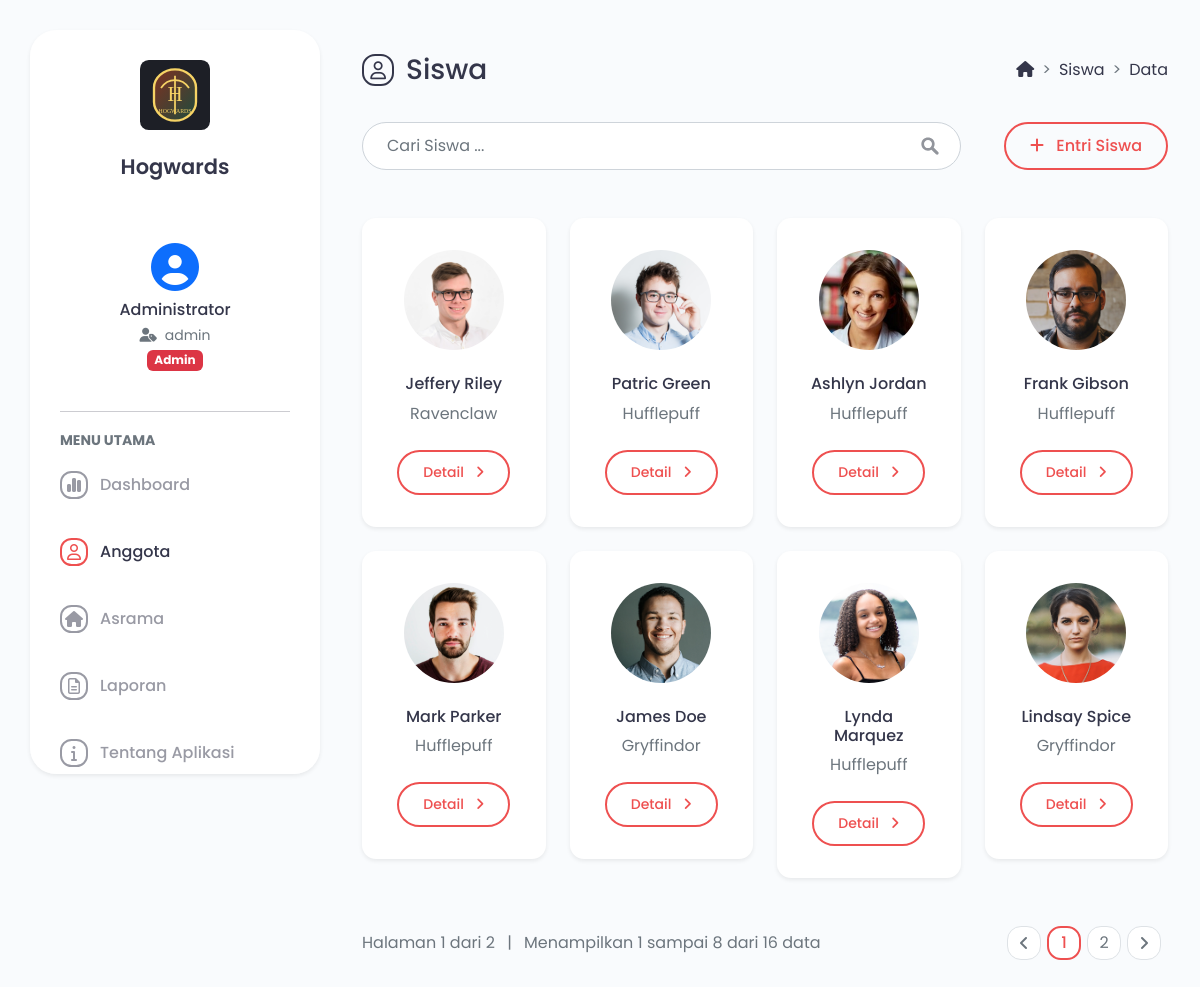
/main.php?module=siswa (signed in), run on the app's committed database.
### tables this page shows
CREATE TABLE `tbl_siswa` (
  `id_siswa` varchar(8) NOT NULL,
  `tanggal_daftar` date NOT NULL,
  `asrama` int NOT NULL,
  `nama_lengkap` varchar(50) NOT NULL,
  `jenis_kelamin` enum('Laki-laki','Perempuan') NOT NULL,
  `alamat` varchar(255) NOT NULL,
  `email` varchar(50) NOT NULL,
  `whatsapp` varchar(13) NOT NULL,
  `foto_profil` varchar(100) NOT NULL
);

CREATE TABLE `tbl_asrama` (
  `id_asrama` int NOT NULL,
  `nama_asrama` varchar(100) NOT NULL,
  `deskripsi` text NOT NULL
);

### helper/auth_helper.php (called while the page is built, shortened)
<?php
function is_login() {
    if (isset($_SESSION['login']) && $_SESSION['login'] === true) {
        return true;
    }
    return false;
}
function get_user_data() {
    if (is_login()) {
        return [
            'id_user' => $_SESSION['id_user'],
            'username' => $_SESSION['username'],
            'nama_lengkap' => $_SESSION['nama_lengkap'],
            'email' => $_SESSION['email'],
            'level' => $_SESSION['level']
        ];
    }
    return null;
}
?>

### modules/siswa/tampil_data.php (the view, shortened to what this page needs)
<div class="d-flex flex-column flex-lg-row mb-4">
    <div class="flex-grow-1 d-flex align-items-center">
        <i class="fa-regular fa-user icon-title"></i>
        <h3>Siswa</h3>
    </div>
    <div class="ms-5 ms-lg-0 pt-lg-2">
        <nav style="--bs-breadcrumb-divider: '>';" aria-label="breadcrumb">
            <ol class="breadcrumb">
                <li class="breadcrumb-item"><a href="?module=dashboard" class="text-dark text-decoration-none"><i class="fa-solid fa-house"></i></a></li>
                <li class="breadcrumb-item"><a href="?module=siswa" class="text-dark text-decoration-none">Siswa</a></li>
                <li class="breadcrumb-item" aria-current="page">Data</li>
            </ol>
        </nav>
    </div>
</div>
<div class="mb-5">
    <div class="row flex-lg-row-reverse align-items-center">
        <div class="col-lg-5 col-xl-3">
            <a href="?module=form_entri_siswa" class="btn btn-outline-brand float-lg-end px-4 mb-4 mb-lg-0">
                <i class="fa-solid fa-plus me-2"></i> Entri Siswa
            </a>
        </div>
        <div class="col-lg-7 col-xl-9">
            <form action="?module=tampil_pencarian_siswa" method="post" class="form-search needs-validation" novalidate>
                <input type="text" name="kata_kunci" class="form-control rounded-pill" placeholder="Cari Siswa ..." autocomplete="off" required>
            </form>
        </div>
    </div>
</div>
<div class="row">
    <?php
    $paginasi_halaman = (isset($_GET['paginasi'])) ? (int) $_GET['paginasi'] : 1;
    $batas = 8;
    $batas_awal = ($paginasi_halaman - 1) * $batas;
    $query = mysqli_query($mysqli, "SELECT a.id_siswa, a.asrama, a.nama_lengkap, a.foto_profil, b.nama_asrama
                                    FROM tbl_siswa as a INNER JOIN tbl_asrama as b ON a.asrama=b.id_asrama
                                    ORDER BY a.id_siswa DESC LIMIT $batas_awal, $batas")
                                    or die('Ada kesalahan pada query tampil data : ' . mysqli_error($mysqli));
    $rows = mysqli_num_rows($query);
    if ($rows <> 0) {
        while ($data = mysqli_fetch_assoc($query)) { ?>
            <div class="col-lg-6 col-xl-3">
                <div class="bg-white rounded-4 shadow-sm text-center p-4 p-lg-4-2 mb-4">
                    <div class="foto-profil mb-4">
                        <img src="images/<?php echo $data['foto_profil']; ?>" alt="Foto Profil" class="img-fluid rounded-circle">
                    </div>
                    <h6><?php echo $data['nama_lengkap']; ?></h6>
                    <p class="text-muted mb-4"><?php echo $data['nama_asrama']; ?></p>
                    <a href="?module=tampil_detail_siswa&id=<?php echo $data['id_siswa']; ?>" class="btn btn-outline-brand btn-sm px-4">
                        Detail <i class="fa-solid fa-angle-right ms-2"></i>
                    </a>
                </div>
            </div>
        <?php } ?>
        <div class="d-flex flex-column flex-xl-row align-items-center mt-4">
            <div class="flex-grow-1 text-center text-xl-start text-muted mb-3">
                <?php
                $query = mysqli_query($mysqli, "SELECT id_siswa FROM tbl_siswa")
                                                or die('Ada kesalahan pada query jumlah data : ' . mysqli_error($mysqli));
                $jumlah_data = mysqli_num_rows($query);
                $jumlah_paginasi_halaman = ceil($jumlah_data / $batas);
                if ($jumlah_data <> 0) {
                    echo "Halaman $paginasi_halaman dari $jumlah_paginasi_halaman";
                }
                ?>
                <span class="mx-2">|</span>
                <?php
                $data_awal = ($jumlah_paginasi_halaman <> 0) ? $batas_awal + 1 : $batas_awal;
                $query = mysqli_query($mysqli, "SELECT id_siswa FROM tbl_siswa LIMIT $data_awal, $batas")
                                                or die('Ada kesalahan pada query jumlah data per halaman : ' . mysqli_error($mysqli));
                $jumlah_data_per_paginasi_halaman = mysqli_num_rows($query);
                $data_akhir = ($jumlah_data_per_paginasi_halaman < $batas) ? $data_awal + $jumlah_data_per_paginasi_halaman : $batas_awal + $jumlah_data_per_paginasi_halaman;
                ?>
                Menampilkan <?php echo $data_awal; ?> sampai <?php echo $data_akhir; ?> dari <?php echo $jumlah_data; ?> data
            </div>
            <ul class="pagination justify-content-center">
                <?php
                if ($paginasi_halaman <= '1') { ?>
                    <li class="page-item pagination-pill disabled">
                        <a class="page-link" aria-label="Previous">
                            <i class="fa-solid fa-angle-left"></i>
                        </a>
                    </li>
                <?php } ?>
                <?php
                $jumlah_button = 3;
                $nomor_awal = ($paginasi_halaman > $jumlah_button) ? $paginasi_halaman - $jumlah_button : 1;
                $nomor_akhir = ($paginasi_halaman < ($jumlah_paginasi_halaman - $jumlah_button)) ? $paginasi_halaman + $jumlah_button : $jumlah_paginasi_halaman;
                for ($x = $nomor_awal; $x <= $nomor_akhir; $x++) {
                    $link_active = ($paginasi_halaman == $x) ? 'active' : '';
                ?>
                    <li class="page-item pagination-pill <?php echo $link_active; ?>">
                        <a class="page-link" href="?module=siswa&paginasi=<?php echo $x; ?>"><?php echo $x; ?></a>
                    </li>
                <?php } ?>
                <?php
                if ($paginasi_halaman >= $jumlah_paginasi_halaman) { ?>
                    <li class="page-item pagination-pill disabled">
                        <a class="page-link" aria-label="Next">
                            <i class="fa-solid fa-angle-right"></i>
                        </a>
                    </li>
                <?php
                }
                else { ?>
                    <li class="page-item pagination-pill">
                        <a class="page-link" href="?module=siswa&paginasi=<?php echo $paginasi_halaman + 1; ?>" aria-label="Next">
                            <i class="fa-solid fa-angle-right"></i>
                        </a>
                    </li>
                <?php } ?>
            </ul>
        </div>
    <?php
    }
    else { ?>
        <div>Tidak ada data yang tersedia.</div>
    <?php } ?>
</div>

### main.php (shortened to what this page needs)
<?php
require_once "helper/auth_helper.php";
?><!-- Aplikasi Pengelolaan Data Siswa Hogwarts
<!DOCTYPE html>
<html lang="en">
<head>
    <link href="https://cdn.jsdelivr.net/npm/bootstrap@5.2.3/dist/css/bootstrap.min.css" rel="stylesheet">
    <link rel="stylesheet" href="https://cdnjs.cloudflare.com/ajax/libs/font-awesome/6.2.1/css/all.min.css" />
    <link rel="stylesheet" href="https://cdn.jsdelivr.net/npm/flatpickr@4.6.9/dist/flatpickr.min.css">
    <link rel="stylesheet" href="assets/css/style.css">
</head>
<body>
    <section class="sidebar-menu d-none d-md-block shadow-sm">
        <div class="brand text-center mb-5">
            <img src="assets/img/hogwards-logo.svg" alt="Hogwards Logo">
            <h3 class="mt-4 mb-3"> Hogwards </h3>
        </div>
        <div class="menus">
            <?php include "sidebar_menu.php"; ?>
        </div>
    </section>
    <main class="content-wrapper d-block">
        <div class="container">
            <?php include "content.php"; ?>
        </div>
    </main>
</body>
</html>

### sidebar_menu.php (shortened to what this page needs)
<?php
require_once "helper/auth_helper.php";
$module = isset($_GET['module']) ? $_GET['module'] : 'dashboard';
if (is_login()) {
    $user_data = get_user_data();
?>
    <div class="user-info mb-4 p-3 text-center">
        <div class="user-avatar mb-2">
            <i class="fas fa-user-circle fa-3x text-primary"></i>
        </div>
        <div class="user-details">
            <h6 class="mb-1"><?php echo htmlspecialchars($user_data['nama_lengkap']); ?></h6>
            <small class="text-muted">
                <i class="fas fa-user-tag me-1"></i>
                <?php echo htmlspecialchars($user_data['username']); ?>
            </small><br>
            <small class="badge bg-<?php echo $user_data['level'] == 'admin' ? 'danger' : 'primary'; ?>">
                <?php echo ucfirst(htmlspecialchars($user_data['level'])); ?>
            </small>
        </div>
    </div>
    <hr class="my-3">
<?php
}
?>
<div class="menu-section mb-3">
    <small class="text-muted text-uppercase fw-bold">Menu Utama</small>
</div>
<?php
if ($module == 'dashboard') { ?>
	<div class="item active d-flex align-items-center">
		<i class="fa-solid fa-chart-simple"></i>
		<a href="?module=dashboard"> Dashboard </a>
	</div>
<?php
}
else { ?>
	<div class="item d-flex align-items-center">
		<i class="fa-solid fa-chart-simple"></i>
		<a href="?module=dashboard"> Dashboard </a>
	</div>
<?php
}
if ($module == 'siswa' || $module == 'tampil_detail_siswa' || $module == 'form_entri_siswa' || $module == 'form_ubah_siswa' || $module == 'tampil_pencarian_siswa') { ?>
	<div class="item active d-flex align-items-center">
		<i class="fa-regular fa-user"></i>
		<a href="?module=siswa"> Anggota </a>
	</div>
<?php
}
if ($module == 'asrama' || $module == 'tampil_detail_asrama' || $module == 'form_entri_asrama' || $module == 'form_ubah_asrama' || $module == 'tampil_pencarian_asrama') { ?>
	<div class="item active d-flex align-items-center">
		<i class="fa-solid fa-house"></i>
		<a href="?module=asrama"> Asrama </a>
	</div>
<?php
}
else { ?>
	<div class="item d-flex align-items-center">
		<i class="fa-solid fa-house"></i>
		<a href="?module=asrama"> Asrama </a>
	</div>
<?php
}
if ($module == 'laporan') { ?>
	<div class="item active d-flex align-items-center">
		<i class="fa-regular fa-file-lines"></i>
		<a href="?module=laporan"> Laporan </a>
	</div>
<?php
}
else { ?>
	<div class="item d-flex align-items-center">
		<i class="fa-regular fa-file-lines"></i>
		<a href="?module=laporan"> Laporan </a>
	</div>
<?php
}
if ($module == 'tentang') { ?>
	<div class="item active d-flex align-items-center">
		<i class="fa-solid fa-info"></i>
		<a href="?module=tentang"> Tentang Aplikasi </a>
	</div>
<?php
}
else { ?>
	<div class="item d-flex align-items-center">
		<i class="fa-solid fa-info"></i>
		<a href="?module=tentang"> Tentang Aplikasi </a>
	</div>
<?php
}
?>

### content.php (shortened to what this page needs)
<?php
require_once "config/database.php";
require_once "helper/auth_helper.php";
if ($module == 'form_login') {
    if (basename($_SERVER['SCRIPT_NAME']) === 'main.php') {
        header('location: login.php');
        exit();
    }
    if (is_login()) {
        header('location: main.php?module=dashboard');
        exit();
    }
    include "modules/auth/form_login.php";
}
elseif ($module == 'dashboard') {
    require_login();
    include "modules/dashboard/tampil_data.php";
}
elseif ($module == 'siswa') {
    include "modules/siswa/tampil_data.php";
}
elseif ($module == 'form_entri_siswa') {
    require_login();
    include "modules/siswa/form_entri.php";
}
elseif ($module == 'form_ubah_siswa') {
    require_login();
    include "modules/siswa/form_ubah.php";
}
elseif ($module == 'tampil_detail_siswa') {
    require_login();
    include "modules/siswa/tampil_detail.php";
}
elseif ($module == 'tampil_pencarian_siswa') {
    require_login();
    include "modules/siswa/tampil_pencarian.php";
}
elseif ($module == 'asrama') {
    require_login();
    include "modules/asrama/tampil_data.php";
}
elseif ($module == 'form_entri_asrama') {
    require_login();
    include "modules/asrama/form_entri.php";
}
elseif ($module == 'form_ubah_asrama') {
    require_login();
    include "modules/asrama/form_ubah.php";
}
elseif ($module == 'tampil_detail_asrama') {
    require_login();
    include "modules/asrama/tampil_detail.php";
}
elseif ($module == 'tampil_pencarian_asrama') {
    require_login();
    include "modules/asrama/tampil_pencarian.php";
}
elseif ($module == 'laporan') {
    require_login();
    include "modules/laporan/form_filter.php";
}
elseif ($module == 'tentang') {
    require_login();
    include "modules/tentang/tampil_data.php";
}
else {
    if (is_login()) {
        header('location: main.php?module=dashboard');
    } else {
        header('location: login.php');
    }
}

### assets/css/style.css (style rules this page uses)
body { font-family: poppins, sans-serif; background: #f9fbfd; color: #34364a; }
.sidebar-menu { margin-top: 30px; margin-left: 30px; padding: 30px; border-radius: 26px; background: #fff; width: 290px; height: 93vh; overflow: hidden; position: fixed; top: 0; left: 0; z-index: 9; overflow-y: auto; }
.sidebar-menu .brand img { width: 70px; height: 70px; }
.sidebar-menu .brand h3 { color: #34364a; font-weight: 600; font-size: 21px; margin-bottom: 0; }
.sidebar-menu .menus .item { margin-bottom: 36px; }
.sidebar-menu .menus .item { padding-top: 3px; }
.sidebar-menu .menus .item i { display: inline-flex; align-items: center; justify-content: center; color: #999aa4; border: 2px solid #999aa4; width: 16px; height: 16px; padding: 12px; border-radius: 41%; margin-right: 12px; }
.sidebar-menu .menus .item a { font-size: 16px; text-decoration: none; font-weight: 500; color: #999aa4; }
.sidebar-menu .menus .item.active i { color: #ee5050; border: 2px solid #ee5050; }
.sidebar-menu .menus .item.active a { color: #34364a; }
.content-wrapper { margin-left: 330px; margin-right: auto; position: relative; padding: 50px 20px; }
.btn-outline-brand { color: #ee5050; padding: 10px 40px; font-weight: 500; border: 2px solid #ee5050; border-radius: 100rem; }
.form-control { color: #34364a !important; }
.form-search input { border-color: #ced4da; padding: 0.7rem 1.5rem; padding-right: calc(2em + 1.2rem); background-image: url(../img/search-icon.svg); background-repeat: no-repeat; background-position: right calc(1em + 0.3rem) center; background-size: calc(0.75em + 0.375rem) calc(0.75em + 0.375rem); }
.foto-profil { display: inline-flex; align-items: center; justify-content: center; width: 100px; height: 100px; }
.icon-title { display: inline-flex; align-items: center; justify-content: center; color: #34364a; border: 2px solid #34364a; width: 18px; height: 18px; padding: 14px; font-size: 18px; border-radius: 41%; margin-right: 12px; margin-bottom: 8px; }
.pagination-pill .page-link { display: flex; border-radius: 41% !important; align-items: center; justify-content: center; width: 34px; height: 34px; padding: 0; }
.page-link { position: relative; display: block; color: #6c757d; text-decoration: none; background-color: #fff; border: 1px solid #dee2e6; transition: color 0.15s ease-in-out, background-color 0.15s ease-in-out, border-color 0.15s ease-in-out, box-shadow 0.15s ease-in-out; }
.page-item .page-link { margin: 0 7px; }
.page-item.active .page-link { z-index: 3; color: #ee5050; font-weight: 500; background-color: #fff; border: 2px solid #ee5050; }
.text-dark { color: #34364a !important; }
.rounded-4 { border-radius: 14px !important; }
@media (min-width: 992px) { .p-lg-4-2 { padding: 2rem !important; } }

### data on the page
tbl_siswa: foto_profil (picture), nama_lengkap "Jeffery Riley", tbl_asrama.nama_asrama "Ravenclaw"
tbl_siswa: foto_profil (picture), nama_lengkap "Patric Green", tbl_asrama.nama_asrama "Hufflepuff"
tbl_siswa: foto_profil (picture), nama_lengkap "Ashlyn Jordan", tbl_asrama.nama_asrama "Hufflepuff"
tbl_siswa: foto_profil (picture), nama_lengkap "Frank Gibson", tbl_asrama.nama_asrama "Hufflepuff"
tbl_siswa: foto_profil (picture), nama_lengkap "Mark Parker", tbl_asrama.nama_asrama "Hufflepuff"
tbl_siswa: foto_profil (picture), nama_lengkap "James Doe", tbl_asrama.nama_asrama "Gryffindor"
tbl_siswa: foto_profil (picture), nama_lengkap "Lynda Marquez", tbl_asrama.nama_asrama "Hufflepuff"
tbl_siswa: foto_profil (picture), nama_lengkap "Lindsay Spice", tbl_asrama.nama_asrama "Gryffindor"

### other printed values
$user_data['nama_lengkap'] "Administrator"
$user_data['username'] "admin"
$user_data['level'] "Admin"
$paginasi_halaman "1"
$jumlah_paginasi_halaman "2"
$data_awal "1"
$data_akhir "8"
$jumlah_data "16"
